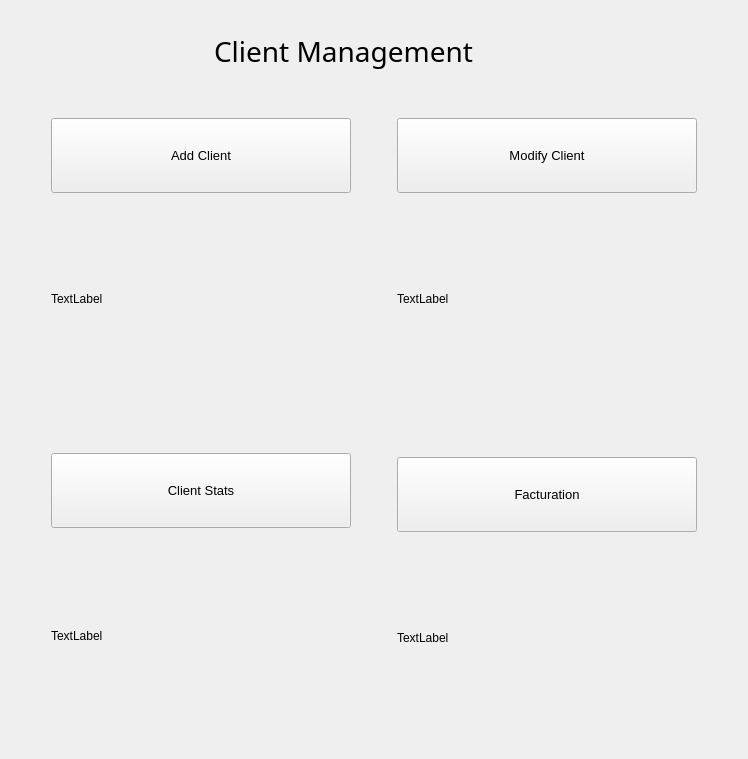
             <widget class="QWidget" name="client_menu">
              <layout class="QGridLayout" name="gridLayout_27">
               <item row="0" column="0">
                <layout class="QGridLayout" name="gridLayout_26">
                 <item row="0" column="1">
                  <spacer name="verticalSpacer_19">
                   <property name="orientation">
                    <enum>Qt::Vertical</enum>
                   </property>
                   <property name="sizeHint" stdset="0">
                    <size>
                     <width>20</width>
                     <height>10</height>
                    </size>
                   </property>
                  </spacer>
                 </item>
                 <item row="1" column="1" rowspan="2">
                  <layout class="QGridLayout" name="gridLayout_25">
                   <item row="0" column="0">
                    <layout class="QHBoxLayout" name="horizontalLayout_6">
                     <item>
                      <spacer name="horizontalSpacer_31">
                       <property name="orientation">
                        <enum>Qt::Horizontal</enum>
                       </property>
                       <property name="sizeHint" stdset="0">
                        <size>
                         <width>40</width>
                         <height>20</height>
                        </size>
                       </property>
                      </spacer>
                     </item>
                     <item>
                      <widget class="QLabel" name="label_28">
                       <property name="minimumSize">
                        <size>
                         <width>320</width>
                         <height>61</height>
                        </size>
                       </property>
                       <property name="maximumSize">
                        <size>
                         <width>320</width>
                         <height>61</height>
                        </size>
                       </property>
                       <property name="font">
                        <font>
                         <family>Sitka Text</family>
                         <pointsize>21</pointsize>
                        </font>
                       </property>
                       <property name="text">
                        <string>Client Management</string>
                       </property>
                      </widget>
                     </item>
                     <item>
                      <spacer name="horizontalSpacer_32">
                       <property name="orientation">
                        <enum>Qt::Horizontal</enum>
                       </property>
                       <property name="sizeHint" stdset="0">
                        <size>
                         <width>40</width>
                         <height>20</height>
                        </size>
                       </property>
                      </spacer>
                     </item>
                    </layout>
                   </item>
                   <item row="1" column="0">
                    <spacer name="verticalSpacer_18">
                     <property name="orientation">
                      <enum>Qt::Vertical</enum>
                     </property>
                     <property name="sizeHint" stdset="0">
                      <size>
                       <width>20</width>
                       <height>30</height>
                      </size>
                     </property>
                    </spacer>
                   </item>
                   <item row="2" column="0">
                    <layout class="QGridLayout" name="gridLayout_24">
                     <item row="0" column="0">
                      <layout class="QVBoxLayout" name="verticalLayout_10">
                       <item>
                        <widget class="QPushButton" name="add_client_menu">
                         <property name="minimumSize">
                          <size>
                           <width>300</width>
                           <height>75</height>
                          </size>
                         </property>
                         <property name="maximumSize">
                          <size>
                           <width>300</width>
                           <height>75</height>
                          </size>
                         </property>
                         <property name="font">
                          <font>
                           <family>Arial</family>
                           <pointsize>10</pointsize>
                          </font>
                         </property>
                         <property name="cursor">
                          <cursorShape>PointingHandCursor</cursorShape>
                         </property>
                         <property name="text">
                          <string>Add Client</string>
                         </property>
                        </widget>
                       </item>
                       <item>
                        <widget class="QLabel" name="label_29">
                         <property name="minimumSize">
                          <size>
                           <width>300</width>
                           <height>200</height>
                          </size>
                         </property>
                         <property name="maximumSize">
                          <size>
                           <width>300</width>
                           <height>200</height>
                          </size>
                         </property>
                         <property name="text">
                          <string>TextLabel</string>
                         </property>
                        </widget>
                       </item>
                      </layout>
                     </item>
                     <item row="0" column="1">
                      <spacer name="horizontalSpacer_33">
                       <property name="orientation">
                        <enum>Qt::Horizontal</enum>
                       </property>
                       <property name="sizeHint" stdset="0">
                        <size>
                         <width>40</width>
                         <height>20</height>
                        </size>
                       </property>
                      </spacer>
                     </item>
                     <item row="0" column="2">
                      <layout class="QVBoxLayout" name="verticalLayout_13">
                       <item>
                        <widget class="QPushButton" name="modify_client_menu">
                         <property name="minimumSize">
                          <size>
                           <width>300</width>
                           <height>75</height>
                          </size>
                         </property>
                         <property name="maximumSize">
                          <size>
                           <width>300</width>
                           <height>75</height>
                          </size>
                         </property>
                         <property name="font">
                          <font>
                           <family>Arial</family>
                           <pointsize>10</pointsize>
                          </font>
                         </property>
                         <property name="cursor">
                          <cursorShape>PointingHandCursor</cursorShape>
                         </property>
                         <property name="text">
                          <string>Modify Client</string>
                         </property>
                        </widget>
                       </item>
                       <item>
                        <widget class="QLabel" name="label_30">
                         <property name="minimumSize">
                          <size>
                           <width>300</width>
                           <height>200</height>
                          </size>
                         </property>
                         <property name="maximumSize">
                          <size>
                           <width>300</width>
                           <height>200</height>
                          </size>
                         </property>
                         <property name="text">
                          <string>TextLabel</string>
                         </property>
                        </widget>
                       </item>
                      </layout>
                     </item>
                     <item row="1" column="0">
                      <spacer name="verticalSpacer_16">
                       <property name="orientation">
                        <enum>Qt::Vertical</enum>
                       </property>
                       <property name="sizeHint" stdset="0">
                        <size>
                         <width>20</width>
                         <height>40</height>
                        </size>
                       </property>
                      </spacer>
                     </item>
                     <item row="1" column="2" rowspan="2">
                      <spacer name="verticalSpacer_17">
                       <property name="orientation">
                        <enum>Qt::Vertical</enum>
                       </property>
                       <property name="sizeHint" stdset="0">
                        <size>
                         <width>20</width>
                         <height>40</height>
                        </size>
                       </property>
                      </spacer>
                     </item>
                     <item row="2" column="0" rowspan="2">
                      <layout class="QVBoxLayout" name="verticalLayout_11">
                       <item>
                        <widget class="QPushButton" name="stats_client_menu">
                         <property name="minimumSize">
                          <size>
                           <width>300</width>
                           <height>75</height>
                          </size>
                         </property>
                         <property name="maximumSize">
                          <size>
                           <width>300</width>
                           <height>75</height>
                          </size>
                         </property>
                         <property name="font">
                          <font>
                           <family>Arial</family>
                           <pointsize>10</pointsize>
                          </font>
                         </property>
                         <property name="cursor">
                          <cursorShape>PointingHandCursor</cursorShape>
                         </property>
                         <property name="text">
                          <string>Client Stats</string>
                         </property>
                        </widget>
                       </item>
                       <item>
                        <widget class="QLabel" name="label_31">
                         <property name="minimumSize">
                          <size>
                           <width>300</width>
                           <height>200</height>
                          </size>
                         </property>
                         <property name="maximumSize">
                          <size>
                           <width>300</width>
                           <height>200</height>
                          </size>
                         </property>
                         <property name="text">
                          <string>TextLabel</string>
                         </property>
                        </widget>
                       </item>
                      </layout>
                     </item>
                     <item row="3" column="1">
                      <spacer name="horizontalSpacer_34">
                       <property name="orientation">
                        <enum>Qt::Horizontal</enum>
                       </property>
                       <property name="sizeHint" stdset="0">
                        <size>
                         <width>40</width>
                         <height>20</height>
                        </size>
                       </property>
                      </spacer>
                     </item>
                     <item row="3" column="2">
                      <layout class="QVBoxLayout" name="verticalLayout_12">
                       <item>
                        <widget class="QPushButton" name="facturation_client_menu">
                         <property name="minimumSize">
                          <size>
                           <width>300</width>
                           <height>75</height>
                          </size>
                         </property>
                         <property name="maximumSize">
                          <size>
                           <width>300</width>
                           <height>75</height>
                          </size>
                         </property>
                         <property name="font">
                          <font>
                           <family>Arial</family>
                           <pointsize>10</pointsize>
                          </font>
                         </property>
                         <property name="cursor">
                          <cursorShape>PointingHandCursor</cursorShape>
                         </property>
                         <property name="text">
                          <string>Facturation</string>
                         </property>
                        </widget>
                       </item>
                       <item>
                        <widget class="QLabel" name="label_32">
                         <property name="minimumSize">
                          <size>
                           <width>300</width>
                           <height>200</height>
                          </size>
                         </property>
                         <property name="maximumSize">
                          <size>
                           <width>300</width>
                           <height>200</height>
                          </size>
                         </property>
                         <property name="text">
                          <string>TextLabel</string>
                         </property>
                        </widget>
                       </item>
                      </layout>
                     </item>
                    </layout>
                   </item>
                  </layout>
                 </item>
                 <item row="1" column="2">
                  <spacer name="horizontalSpacer_36">
                   <property name="orientation">
                    <enum>Qt::Horizontal</enum>
                   </property>
                   <property name="sizeHint" stdset="0">
                    <size>
                     <width>40</width>
                     <height>20</height>
                    </size>
                   </property>
                  </spacer>
                 </item>
                 <item row="2" column="0">
                  <spacer name="horizontalSpacer_35">
                   <property name="orientation">
                    <enum>Qt::Horizontal</enum>
                   </property>
                   <property name="sizeHint" stdset="0">
                    <size>
                     <width>40</width>
                     <height>20</height>
                    </size>
                   </property>
                  </spacer>
                 </item>
                 <item row="3" column="1">
                  <spacer name="verticalSpacer_20">
                   <property name="orientation">
                    <enum>Qt::Vertical</enum>
                   </property>
                   <property name="sizeHint" stdset="0">
                    <size>
                     <width>20</width>
                     <height>10</height>
                    </size>
                   </property>
                  </spacer>
                 </item>
                </layout>
               </item>
              </layout>
             </widget>
